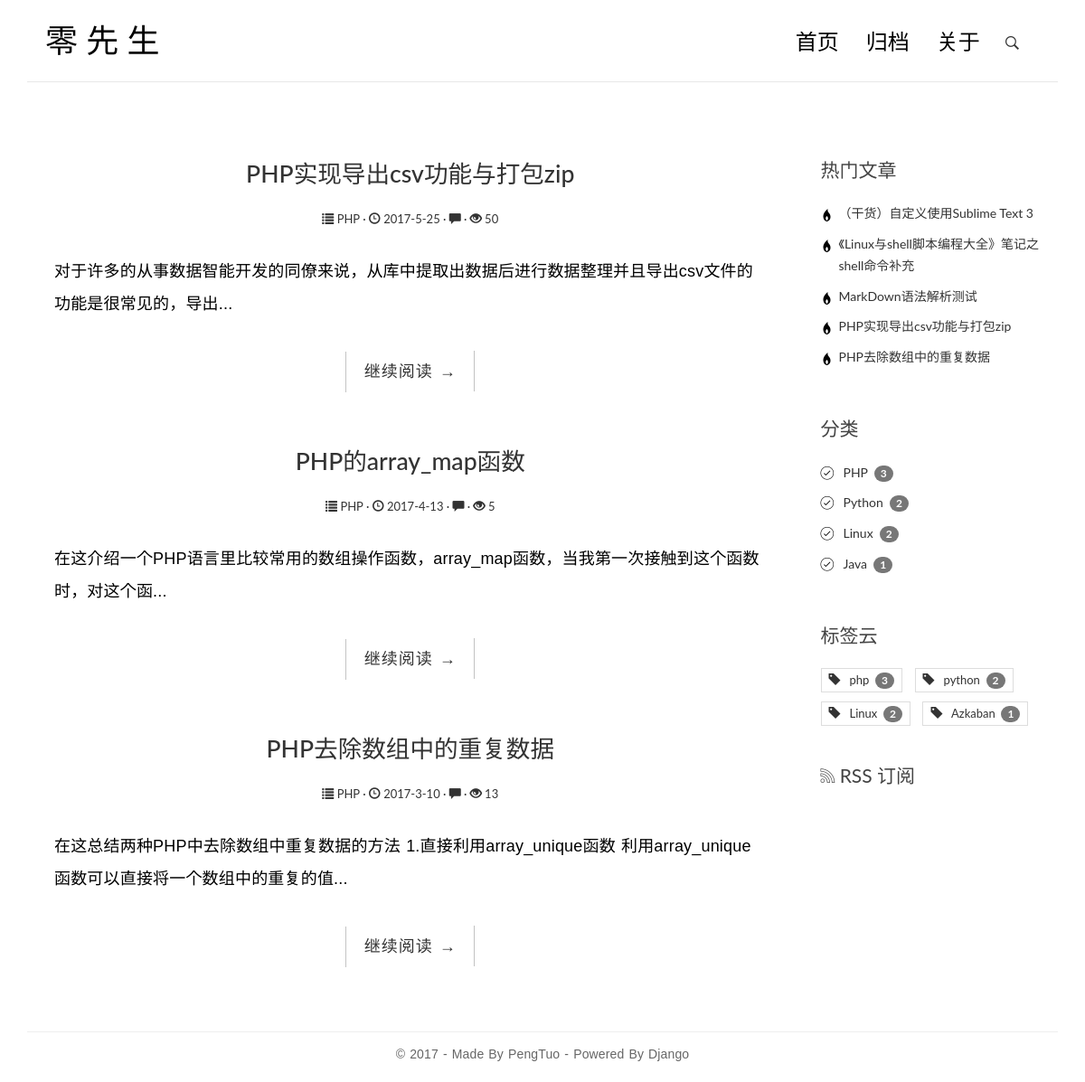
The app's page /category/2/ with its own data.
### blog/models.py (models this page shows, shortened)
class Post(models.Model):
    title = models.CharField(max_length=70)
    body = models.TextField()
    created_time = models.DateTimeField()
    updated_time = models.DateTimeField()
    excerpt = models.CharField(max_length=200, blank=True)
    category = models.ForeignKey(Category)
    tags = models.ManyToManyField(Tag, blank=True)
    views = models.PositiveIntegerField(default=0)
    author = models.ForeignKey(User)
    def get_absolute_url(self):
        return reverse('blog:detail', kwargs={'pk': self.pk})

class Category(models.Model):
    name = models.CharField(max_length=100)

class Tag(models.Model):
    name = models.CharField(max_length=100)

### blog/views.py (the view)
# urls.py: url(r'^category/(?P<pk>[0-9]+)/$', views.CategoryView.as_view(), name='category'),
class CategoryView(IndexView):
    def get_queryset(self):
        cate = get_object_or_404(Category, pk=self.kwargs.get('pk'))
        return super(CategoryView, self).get_queryset().filter(category=cate)

### blog/templatetags/blog_tags.py (called while the page is built)
@register.simple_tag
def get_hot_posts(num=5):
    return Post.objects.all().order_by('-views')[:num]

@register.simple_tag
def get_categories():
    return Category.objects.annotate(num_post=Count('post')).filter(num_post__gt=0)

@register.simple_tag
def get_tags():
    return Tag.objects.annotate(num_post=Count('post')).filter(num_post__gt=0)

### blog/views.py (called while the page is built, shortened)
    def get_context_data(self, **kwargs):
        context = super().get_context_data(**kwargs)
        paginator = context.get('paginator')
        page = context.get('page_obj')
        is_paginated = context.get('is_paginated')
        pagination_data = self.pagination_data(paginator, page, is_paginated)
        context.update(pagination_data)
        return context

    def pagination_data(self, paginator, page, is_paginated):
        if not is_paginated:
            return {}

### templates/blog/index.html (shortened to what this page needs)
{% extends 'base.html' %}
{% load blog_tags %}
{% block main %}
{% for post in post_list %}
<article class="post post-1">
    <header>
        <h1 class="entry-title">
            <a href="{{ post.get_absolute_url }}">{{ post.title }}</a>
        </h1>
        <div class="entry-meta">
            <a href="{% url 'blog:category' post.category.pk %}"><span class="glyphicon glyphicon-list"></span> {{ post.category.name }} ·</a>
            <a href="#"><span class="glyphicon glyphicon-time"></span>
                {{ post.created_time.year }}-{{ post.created_time.month }}-{{ post.created_time.day }} ·</a>
            <a href="#"><span class="glyphicon glyphicon-comment"></span> {{ post.comment_set.count }} ·</a>
            <a href="#"><span class="glyphicon glyphicon-eye-open"></span>&nbsp;{{ post.views }}</a>
        </div>
    </header>
    <div class="entry-content clearfix">
        <p>{{ post.excerpt }}...</p>
        <div class="read-more cl-effect-14">
            <a href="{{ post.get_absolute_url }}" class="more-link">继续阅读 <span class="meta-nav">→</span></a>
        </div>
    </div>
</article>
{% empty %}
<div class="no-post">暂时还没有发布的文章！</div>
{% endfor %}
{% endblock main %}
 {% block toc %}
<div class="widget widget-hot-posts">
    {% get_hot_posts as hot_posts_list %}
    <h3 class="widget-title">热门文章</h3>
    <ul>
        {% for hot_post in hot_posts_list %}
        <li>
            <a href="{% url 'blog:detail' hot_post.pk %}">
                {{hot_post.title}}</a>
        </li>
        {% empty %}
        暂无文章！
        {% endfor %}
    </ul>
</div>
<div class="widget widget-category">
    <h3 class="widget-title">分类</h3>
    {% get_categories as category_list %}
    <ul>
        {% for category in category_list %}
        <li>
            <a href="{% url 'blog:category' category.pk %}">
                {{ category.name }}&nbsp;
                <span class="badge">{{ category.num_post }}</span>
            </a>
        </li>
        {% empty %}
        暂无分类！
        {% endfor %}
    </ul>
</div>
<div class="widget widget-tag-cloud">
    <h3 class="widget-title">标签云</h3>
    {% get_tags as tag_list %}
    <ul>
        {% for tag in tag_list %}
        <li>
            <a href="{% url 'blog:tag' tag.pk %}">
                <span class="glyphicon glyphicon-tag"></span>
                &nbsp;&nbsp;{{tag.name}}&nbsp;
                <span class="badge">{{ tag.num_post }}</span></a>
        </li>
        {% empty %}
        暂无标签！
        {% endfor %}
    </ul>
</div>
<div class="rss">
    <a href="{% url 'rss' %}"><span class="ion-social-rss-outline"></span> RSS 订阅</a>
</div>
 {% endblock toc %}

### blog/static/blog/css/custom.css (style rules this page uses)
* { outline: none; }
h1, h2, h3, h4, h5, h6 { margin-top: 0; }
a { color: #333; }
body { color: #444; font-family: 'Lato', sans-serif; }
p { font-family: 'Ubuntu', sans-serif; font-weight: 400; word-spacing: 1px; letter-spacing: 0.01em; }
.post { background: #fff; padding: 30px 30px 0; }
.entry-title { text-align: center; font-size: 1.9em; margin-bottom: 20px; line-height: 1.6; padding: 10px 20px 0; }
.entry-meta { text-align: center; color: #DDDDDD; font-size: 13px; margin-bottom: 30px; }
.entry-content { font-size: 18px; line-height: 2; font-weight: 300; color: #000; }
.read-more { font-family: 'Ubuntu', sans-serif; font-weight: 400; word-spacing: 1px; letter-spacing: 0.01em; text-align: center; margin-top: 20px; }
.cl-effect-14 a { padding: 0 20px; height: 45px; line-height: 45px; position: relative; display: inline-block; margin: 15px 25px; letter-spacing: 1px; font-weight: 400; text-shadow: 0 0 1px rgba(255, 255, 255, 0.3); }
.cl-effect-14 a::before, .cl-effect-14 a::after { position: absolute; width: 45px; height: 1px; background: #C3C3C3; content: ''; -webkit-transition: all 0.3s; -moz-transition: all 0.3s; transition: all 0.3s; pointer-events: none; }
.cl-effect-14 a::before { top: 0; left: 0; -webkit-transform: rotate(90deg); -moz-transform: rotate(90deg); transform: rotate(90deg); -webkit-transform-origin: 0 0; -moz-transform-origin: 0 0; transform-origin: 0 0; }
.cl-effect-14 a::after { right: 0; bottom: 0; -webkit-transform: rotate(90deg); -moz-transform: rotate(90deg); transform: rotate(90deg); -webkit-transform-origin: 100% 0; -moz-transform-origin: 100% 0; transform-origin: 100% 0; }
.widget { background: #fff; padding: 30px 0 0; }
.widget-title { font-size: 1.5em; margin-bottom: 20px; line-height: 1.6; padding: 10px 0 0; font-weight: 400; }
.widget-hot-posts ul { padding: 0; margin: 0; padding-left: 20px; }
.widget-hot-posts ul li { list-style-type: none; position: relative; line-height: 170%; margin-bottom: 10px; }
.widget-hot-posts ul li::before { content: '\f31a'; font-family: "Ionicons"; position: absolute; left: -17px; top: 3px; font-size: 16px; color: #000; }
.widget-category ul { padding: 0; margin: 0; padding-left: 25px; }
.widget-category ul li { list-style-type: none; position: relative; line-height: 170%; margin-bottom: 10px; }
.widget-category ul li::before { content: '\f3fe'; font-family: "Ionicons"; position: absolute; left: -25px; top: 1px; font-size: 18px; color: #000; }
.widget-tag-cloud ul { padding: 0; margin: 0; margin-right: -10px; }
.widget-tag-cloud ul li { list-style-type: none; font-size: 13px; display: inline-block; margin-right: 10px; margin-bottom: 10px; padding: 3px 8px; border: 1px solid #ddd; }
.rss { font-size: 21px; margin-top: 30px; }
.rss a { color: #444; }

### records on screen
Post: title "PHP实现导出csv功能与打包zip", category.name "PHP", created_time.year "2017", created_time.month "5", created_time.day "25", views "50", excerpt "对于许多的从事数据智能开发的同僚来说，从库中提取出数据后进行数据整理并且导出csv文件的功能是很常见的，导出"
Post: title "PHP的array_map函数", category.name "PHP", created_time.year "2017", created_time.month "4", created_time.day "13", views "5", excerpt "在这介绍一个PHP语言里比较常用的数组操作函数，array_map函数，当我第一次接触到这个函数时，对这个函"
Post: title "PHP去除数组中的重复数据", category.name "PHP", created_time.year "2017", created_time.month "3", created_time.day "10", views "13", excerpt "在这总结两种PHP中去除数组中重复数据的方法 1.直接利用array_unique函数 利用array_unique函数可以直接将一个数组中的重复的值"
Post: title "（干货）自定义使用Sublime Text 3"
Post: title "《Linux与shell脚本编程大全》笔记之shell命令补充"
Post: title "MarkDown语法解析测试"
Category: name "PHP", num_post "3"
Category: name "Python", num_post "2"
Category: name "Linux", num_post "2"
Category: name "Java", num_post "1"
Tag: name "php", num_post "3"
Tag: name "python", num_post "2"
Tag: name "Linux", num_post "2"
Tag: name "Azkaban", num_post "1"
